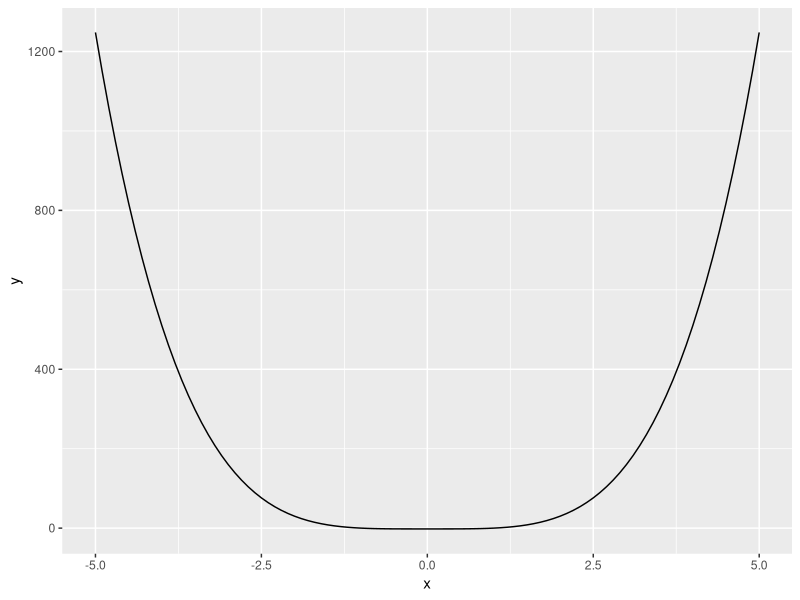

The R script that drew this image:
## ---- chunk 1
knitr::opts_chunk$set(echo = TRUE, comment = NA)
## ---- chunk 2
1 - (6000/6700)^(2.34 - 1)
## ---- chunk 3
1 - (1/1.3)^(3.5 - 1)
## ---- chunk 4
paretoCDF <- function(alpha,x0,x){
  x[x<x0] = x0
  fx <- 1-(x0/x)^(alpha-1)
  print(fx)
}
paretoCDF(2,1,seq(0,20,length.out=20))
## ---- chunk 5
testFun <- function(r = 2, m = 1, x){
  out <- m*x^r -m
  return(out)
}

library(ggplot2)

ggplot(data = data.frame(x = c(-5, 5)), aes(x)) + stat_function(fun = testFun, args = list(r = 4, m = 2))
## ---- chunk 6

